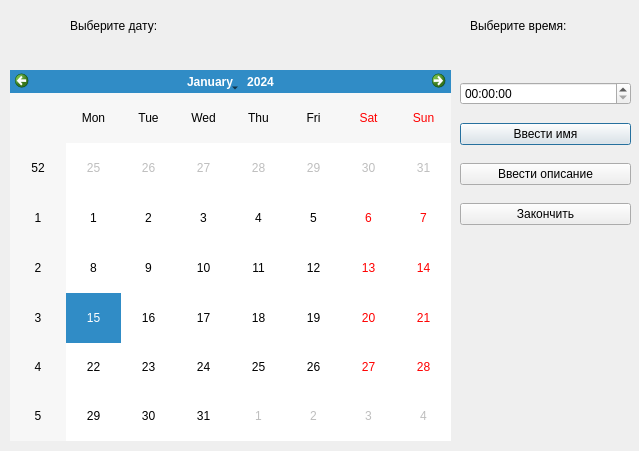
<?xml version="1.0" encoding="UTF-8"?>
<ui version="4.0">
 <class>Dialog</class>
 <widget class="QDialog" name="Dialog">
  <property name="geometry">
   <rect>
    <x>0</x>
    <y>0</y>
    <width>639</width>
    <height>451</height>
   </rect>
  </property>
  <property name="minimumSize">
   <size>
    <width>639</width>
    <height>451</height>
   </size>
  </property>
  <property name="maximumSize">
   <size>
    <width>639</width>
    <height>451</height>
   </size>
  </property>
  <property name="windowTitle">
   <string>Добавить событие</string>
  </property>
  <property name="windowIcon">
   <iconset>
    <normaloff>Task-Manager.ico</normaloff>Task-Manager.ico</iconset>
  </property>
  <property name="styleSheet">
   <string notr="true">font: 75 12pt &quot;MS Shell Dlg 2&quot;;</string>
  </property>
  <widget class="QLabel" name="label">
   <property name="geometry">
    <rect>
     <x>70</x>
     <y>10</y>
     <width>131</width>
     <height>31</height>
    </rect>
   </property>
   <property name="text">
    <string>Выберите дату:</string>
   </property>
  </widget>
  <widget class="QLabel" name="label_2">
   <property name="geometry">
    <rect>
     <x>470</x>
     <y>0</y>
     <width>251</width>
     <height>51</height>
    </rect>
   </property>
   <property name="text">
    <string>Выберите время:</string>
   </property>
  </widget>
  <widget class="QWidget" name="horizontalLayoutWidget">
   <property name="geometry">
    <rect>
     <x>10</x>
     <y>70</y>
     <width>441</width>
     <height>371</height>
    </rect>
   </property>
   <layout class="QHBoxLayout" name="horizontalLayout">
    <item>
     <widget class="QCalendarWidget" name="setData"/>
    </item>
   </layout>
  </widget>
  <widget class="QWidget" name="verticalLayoutWidget">
   <property name="geometry">
    <rect>
     <x>460</x>
     <y>70</y>
     <width>171</width>
     <height>171</height>
    </rect>
   </property>
   <layout class="QVBoxLayout" name="verticalLayout">
    <item>
     <widget class="QTimeEdit" name="setTime"/>
    </item>
    <item>
     <widget class="QPushButton" name="setName">
      <property name="text">
       <string>Ввести имя</string>
      </property>
     </widget>
    </item>
    <item>
     <widget class="QPushButton" name="setDescription">
      <property name="text">
       <string>Ввести описание</string>
      </property>
     </widget>
    </item>
    <item>
     <widget class="QPushButton" name="over">
      <property name="text">
       <string>Закончить</string>
      </property>
     </widget>
    </item>
   </layout>
  </widget>
 </widget>
 <resources/>
 <connections/>
</ui>
